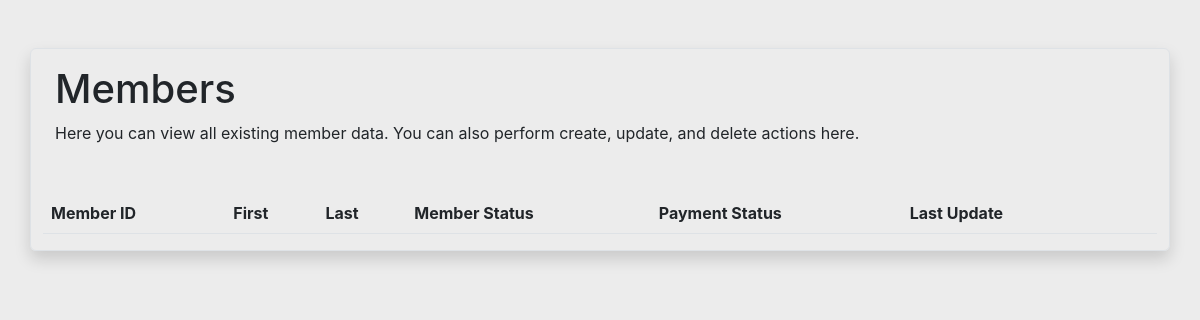
The app's page /existingmembers.php, older data.
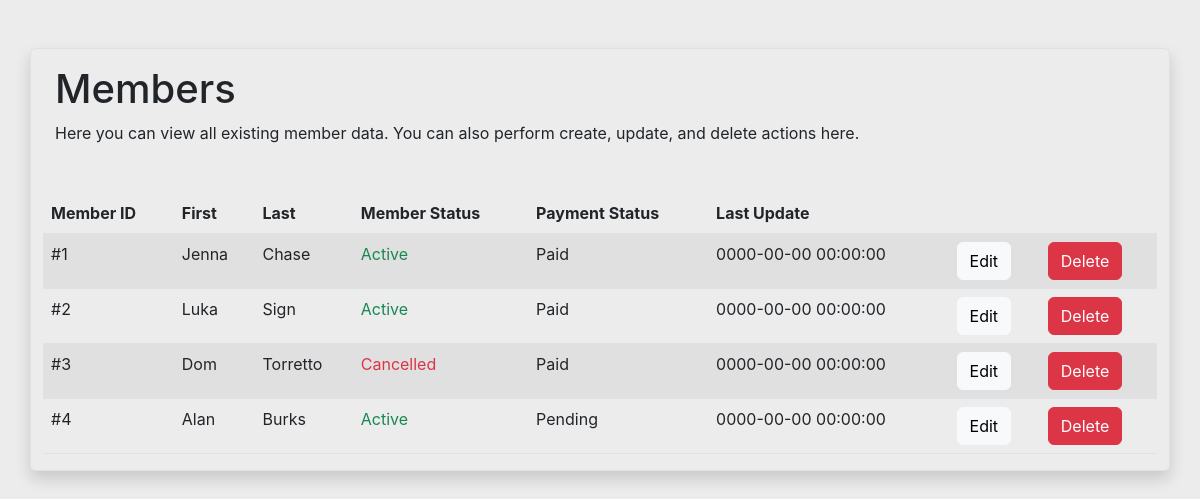
The same page, newer data.
### tables this page shows
CREATE TABLE `app_members` (
  `mem_pass_number` varchar(50) NOT NULL,
  `mem_first_name` varchar(50) NOT NULL,
  `mem_last_name` varchar(50) NOT NULL,
  `mem_status` enum('Cancelled','Active') NOT NULL,
  `mem_payment_status` enum('Paid','Pending','Refunded') NOT NULL,
  `mem_bar_code` varchar(50) NOT NULL,
  `mem_last_updated` timestamp NOT NULL
);

### html/includes/functions.php (called while the page is built, shortened)
<?php
function connectToDB(){
    $db = config('db');
    $servername = $db['servername'];
    $username = $db['username'];
    $password = $db['password'];
    $dbName = $db['dbName'];
    try{
        $conn = new PDO("mysql:host=$servername;dbname=$dbName", $username, $password);
        $conn->setAttribute(PDO::ATTR_ERRMODE, PDO::ERRMODE_EXCEPTION);
        return $conn;
    }catch(PDOException $e){
        echo 'Connection Failed: '.$e->getMessage();
    }
}
function getMembers(){
    $conn = connectToDB();
    $data = [];
    if($conn){
        $data = $conn->query("SELECT * FROM app_members")->fetchAll();
    }
    return $data;
}
?>

### html/existingmembers.php (the view, shortened to what this page needs)
<?php
include_once('includes/functions.php');
$members = getMembers();
?>
<!doctype html>
<html lang="en">
<head>
    <link href="https://cdn.jsdelivr.net/npm/bootstrap@5.2.3/dist/css/bootstrap.min.css" rel="stylesheet">
    <link rel="stylesheet" href="https://use.fontawesome.com/releases/v5.7.1/css/all.css">
    <link href="./css/styles.css" rel="stylesheet" />
</head>
<body>
    <div class="container mt-5 center border rounded shadow">
        <div class="container mt-3 mb-3">
            <h1 class="">Members</h1>
            <p>Here you can view all existing member data. You can also perform create, update, and delete actions here.</p>
        </div>
        <table class="table table-striped mt-5">
            <thead>
                <tr class="">
                    <th scope="col"><a >Member ID</a></th>
                    <th scope="col"><a >First</a></th>
                    <th scope="col">Last</th>
                    <th scope="col">Member Status</th>
                    <th scope="col">Payment Status</th>
                    <th scope="col">Last Update</th>
                    <th scope="col"></th>
                    <th scope="col"></th>
                </tr>
            </thead>
            <tbody>
                <?php
                foreach ($members as $member) : ?>
                    <tr>
                        <td> #<?php echo $member['mem_pass_number'] ?></td>
                        <td><?php echo $member['mem_first_name'] ?></td>
                        <td><?php echo $member['mem_last_name'] ?></td>
                        <td class="<?php echo ($member['mem_status'] === 'Active') ? 'text-success' : 'text-danger'; ?>"><?php echo $member['mem_status'] ?></td>
                        <td><?php echo $member['mem_payment_status'] ?></td>
                        <td><?php echo $member['mem_last_updated'] ?></td>
                        <td><button class="btn btn-light">Edit</button></td>
                        <td><button class="btn btn-danger">Delete</button></td>
                    </tr>
                <?php endforeach; ?>
            </tbody>
        </table>
    </div>
</body>
</html>

### html/css/styles.css (style rules this page uses)
* { box-sizing: border-box; font-family: -apple-system, BlinkMacSystemFont, "segoe ui", roboto, oxygen, ubuntu, cantarell, "fira sans", "droid sans", "helvetica neue", Arial, sans-serif; font-size: 16px; -webkit-font-smoothing: antialiased; -moz-osx-font-smoothing: grayscale; }
body { background-color: #ececec; }

Row changes from the older to the newer data that the page shows:
added app_members: mem_pass_number "1", mem_first_name "Jenna", mem_last_name "Chase", mem_status "Active", mem_payment_status "Paid", mem_last_updated "0000-00-00 00:00:00"
added app_members: mem_pass_number "2", mem_first_name "Luka", mem_last_name "Sign", mem_status "Active", mem_payment_status "Paid", mem_last_updated "0000-00-00 00:00:00"
added app_members: mem_pass_number "3", mem_first_name "Dom", mem_last_name "Torretto", mem_status "Cancelled", mem_payment_status "Paid", mem_last_updated "0000-00-00 00:00:00"
added app_members: mem_pass_number "4", mem_first_name "Alan", mem_last_name "Burks", mem_status "Active", mem_payment_status "Pending", mem_last_updated "0000-00-00 00:00:00"
